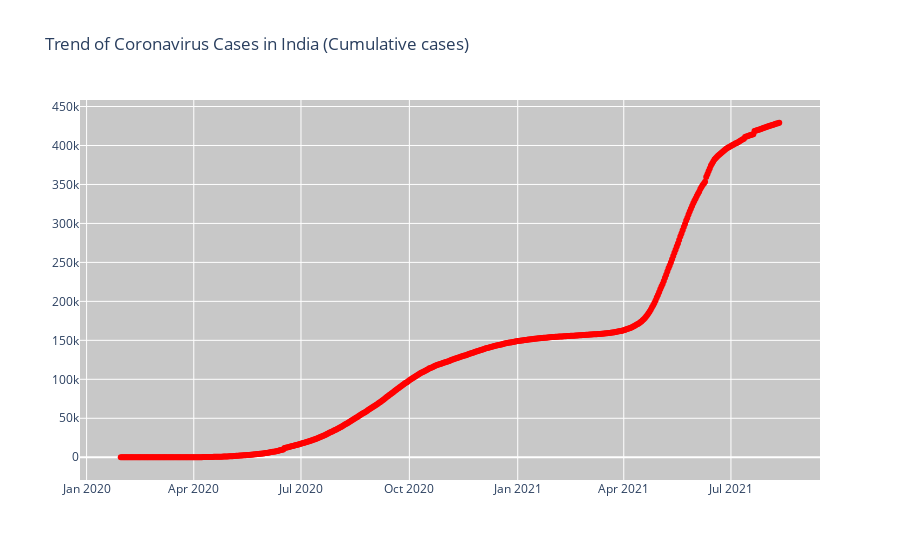

This figure's notebook cell:
### Markdown cell above
## Death Day wise Cases

### Code cell
x_axis=df_death_india['Date']
y_axis= df_death_india['Deaths']

fig = go.Figure()
fig.add_trace(go.Scatter(x=x_axis, y =y_axis, mode='lines+markers',name='Total Cases',line=dict(color='Red', width=0)))
fig.update_layout(title_text='Trend of Coronavirus Cases in India (Cumulative cases)',plot_bgcolor='rgb(200, 200, 200)')
fig.show()

### Figure 1 — Plotly figure (JSON) as saved in the notebook; plotly's stock layout.template omitted (floating-point values rounded to 4 significant figures; data arrays with more than 128 entries replaced by an {"elided": "..."} marker saying what was removed)
{"data": [{"line": {"color": "Red", "width": 0}, "mode": "lines+markers", "name": "Total Cases", "type": "scatter", "x": {"elided": "560 str values"}, "y": {"elided": "560 int values"}}], "layout": {"plot_bgcolor": "rgb(200, 200, 200)", "title": {"text": "Trend of Coronavirus Cases in India (Cumulative cases)"}}}
